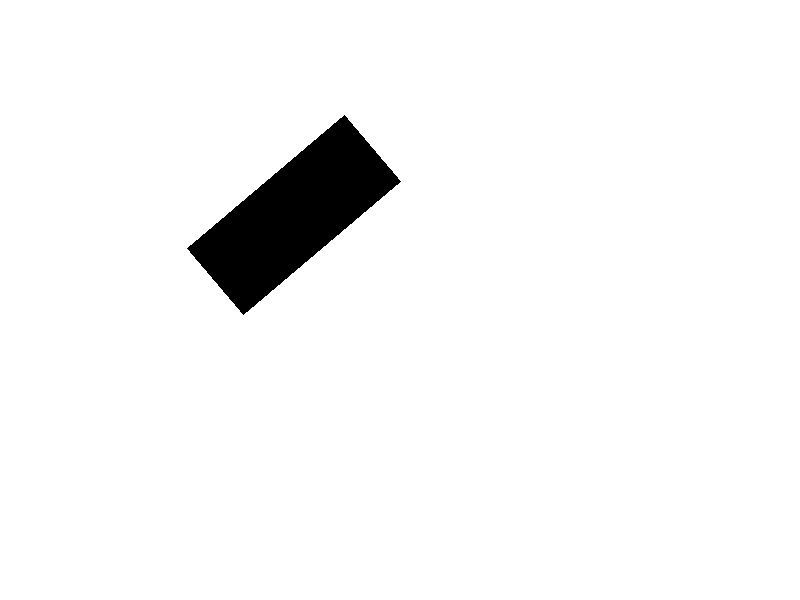
#> input picture PIA VISION/dataset/imagenes/figura_01.png, 800 x 600 px
$ python -i procesar_dataset.py   (imports and definitions only)
#> lines starting #> are read from the running program, lines starting #| are printed output that depends on the picture; after the words box and inside, x2 and y2 are one past the last pixel; in counts of white or black regions, pixels touching at a corner belong together
# =============================================================================
#  PIA - VISIÓN COMPUTACIONAL | Fases 2, 3 y 4
#  Script que CARGA las 20 imágenes generadas desde CAD, les aplica el
#  pipeline clásico (gris -> Canny -> contornos -> momentos) y compara
#  el resultado contra el 'ground_truth_cad.csv'.
#
#  Salidas:
#     resultados/resultados.csv    -> tabla comparativa CAD vs OpenCV
#     resultados/anotadas/*.png    -> imágenes con centroide y eje dibujados
#
#  Uso:
#     python procesar_dataset.py
# =============================================================================

import os
import csv
import math
import cv2
import numpy as np


# -----------------------------------------------------------------------------
# CONFIGURACIÓN
# -----------------------------------------------------------------------------
IMG_DIR    = "dataset_cad/imagenes"
CSV_CAD    = "dataset_cad/ground_truth_cad.csv"
OUT_DIR    = "resultados"
OUT_ANOT   = os.path.join(OUT_DIR, "anotadas")
OUT_CSV    = os.path.join(OUT_DIR, "resultados.csv")

# Mesa y escala (DEBEN coincidir con las del script de FreeCAD).
MESA_X_MM = 320.0
MESA_Y_MM = 180.0
IMG_W_PX  = 1600
IMG_H_PX  =  900
PX_POR_MM = IMG_W_PX / MESA_X_MM  # = 5 px/mm

# Ángulo de orientación "base" de cada perfil (teórico, sin rotar).
# OpenCV detectará angulo_aplicado + este base.
ANG_BASE = {
    "rectangulo":  0.0,
    "L":          45.0,
    "T":          90.0,
    "cruz":        0.0,  # degenerado, se excluye de comparación
}


# -----------------------------------------------------------------------------
# UTILIDADES GEOMÉTRICAS
# -----------------------------------------------------------------------------
# [16 lines left out: functions px_a_mm, diff_angulos, not called in this run]


# -----------------------------------------------------------------------------
# PIPELINE DE VISIÓN
# -----------------------------------------------------------------------------
def procesar_imagen(ruta_img):
    """
    Aplica el pipeline completo a UNA imagen y devuelve:
        cx_px, cy_px, angulo_deg, contorno (para visualizar)
    """
#> called with ruta_img = 'dataset/imagenes/figura_01.png'
    # 1) Cargar en escala de grises (fase 2 del PIA).
    img_gris = cv2.imread(ruta_img, cv2.IMREAD_GRAYSCALE)
#> img_gris: shape (600, 800); 96.2% white; 1 black region, box (x1, y1, x2, y2) and area: (187, 115, 401, 315) 18034
    if img_gris is None:
        raise FileNotFoundError(ruta_img)

    # 2) Detección de bordes con Canny. Umbrales 50/150 estándar para
    #    bordes de alto contraste como los nuestros (figura en gris
    #    sobre fondo blanco). Las imágenes CAD tienen sombreado suave
    #    así que un blur previo ayuda a que Canny no detecte ruido.
    img_blur = cv2.GaussianBlur(img_gris, (5, 5), 0)
    edges = cv2.Canny(img_blur, 50, 150)
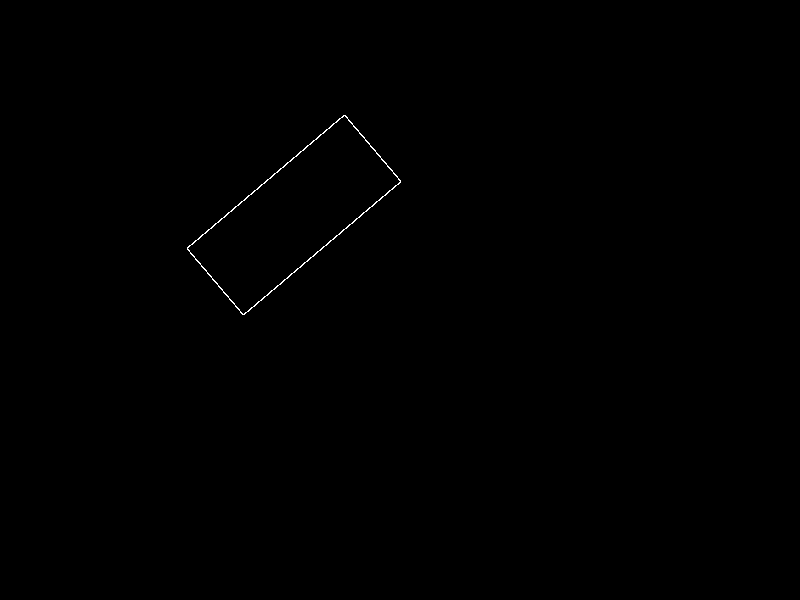
#> edges: shape (600, 800); 0.16% white in thin lines or dots, all inside (x1, y1, x2, y2) = (187, 115, 401, 315)

    # 3) Contornos externos (ignora los huecos internos).
    contours, _ = cv2.findContours(edges, cv2.RETR_EXTERNAL,
                                   cv2.CHAIN_APPROX_NONE)
#> contours = 1 contour; box (x1, y1, x2, y2) and area: (187, 115, 401, 315) 18186
    if not contours:
        raise RuntimeError(f"No se detectaron contornos en {ruta_img}")

    # Nos quedamos con el contorno de MAYOR área (la pieza principal).
    cnt = max(contours, key=cv2.contourArea)
#> cnt = contour of 450 points, box (x1, y1, x2, y2) (187, 115, 401, 315), area 18186

    # 4) Momentos espaciales del contorno.
    M = cv2.moments(cnt)
#> M = moments, m00 18186, centre m10/m00, m01/m00 = (293.5, 214.5)
    if M["m00"] == 0:
        raise RuntimeError(f"Contorno degenerado en {ruta_img}")

    # 5) Centroide (momentos M10/M00, M01/M00).
    cx_px = M["m10"] / M["m00"]
#> cx_px = 293.5
    cy_px = M["m01"] / M["m00"]
#> cy_px = 214.5

    # 6) Ángulo con momentos CENTRALES de segundo orden:
    #    θ = 0.5 * atan2(2·μ11, μ20 - μ02)
    mu20 = M["mu20"]
#> mu20 = 42701620.2
    mu02 = M["mu02"]
#> mu02 = 33937808.8
    mu11 = M["mu11"]
#> mu11 = -26264756.5
    angulo_rad = 0.5 * math.atan2(2.0 * mu11, mu20 - mu02)
#> angulo_rad = -0.703
    angulo_deg = math.degrees(angulo_rad)
#> angulo_deg = -40.26

    return cx_px, cy_px, angulo_deg, cnt


# -----------------------------------------------------------------------------
# DIBUJO DEL REPORTE VISUAL (fase 4)
# -----------------------------------------------------------------------------
# [128 lines left out: functions dibujar_resultado, main, not called in this run]


# [2 lines not run here, left out]

>>> result = procesar_imagen('dataset/imagenes/figura_01.png')
#> result = 4 items, first 4: 293.5, 214.5, -40.26, contour of 450 points, box (x1, y1, x2, y2) (187, 115, 401, 315), area 18186

$ run again, on PIA VISION/dataset/imagenes/figura_02.png
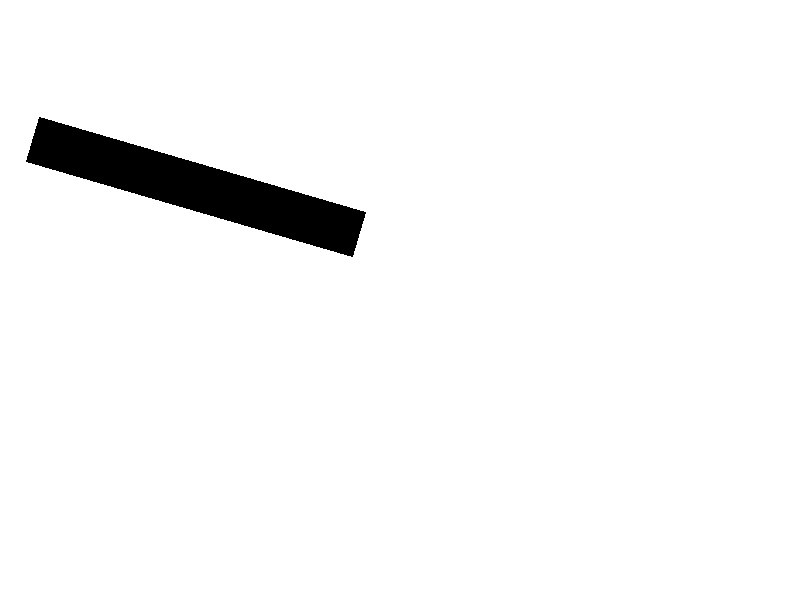
#> input picture PIA VISION/dataset/imagenes/figura_02.png, 800 x 600 px
#> img_gris: shape (600, 800); 96.7% white; 1 black region, box (x1, y1, x2, y2) and area: (26, 117, 366, 257) 15950
#> in procesar_imagen, `edges = cv2.Canny(img_blur, 50, 150)`:
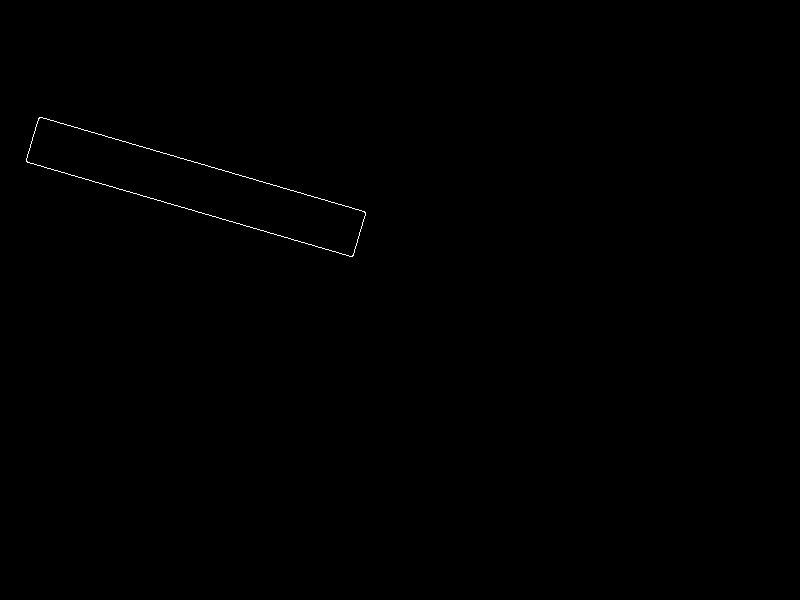
#> edges: shape (600, 800); 0.15% white in thin lines or dots, all inside (x1, y1, x2, y2) = (26, 117, 366, 257)
#> contours = 1 contour; box (x1, y1, x2, y2) and area: (26, 117, 366, 257) 15947
#> cnt = contour of 740 points, box (x1, y1, x2, y2) (26, 117, 366, 257), area 15947
#> M = moments, m00 15947, centre m10/m00, m01/m00 = (195.4, 186.4)
#> cx_px = 195.4
#> cy_px = 186.4
#> mu20 = 142209502.2
#> mu02 = 14742733.7
#> mu11 = 40589260.4
#> angulo_rad = 0.284
#> angulo_deg = 16.25
#> result = 4 items, first 4: 195.4, 186.4, 16.25, contour of 740 points, box (x1, y1, x2, y2) (26, 117, 366, 257), area 15947

$ run again, on PIA VISION/dataset/imagenes/figura_04.png
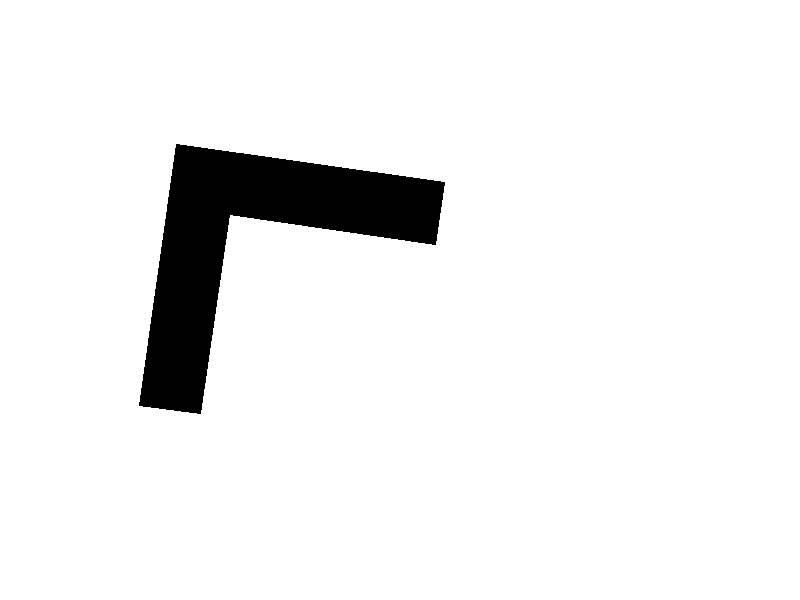
#> input picture PIA VISION/dataset/imagenes/figura_04.png, 800 x 600 px
#> img_gris: shape (600, 800); 93.8% white; 1 black region, box (x1, y1, x2, y2) and area: (139, 144, 445, 414) 29821
#> in procesar_imagen, `edges = cv2.Canny(img_blur, 50, 150)`:
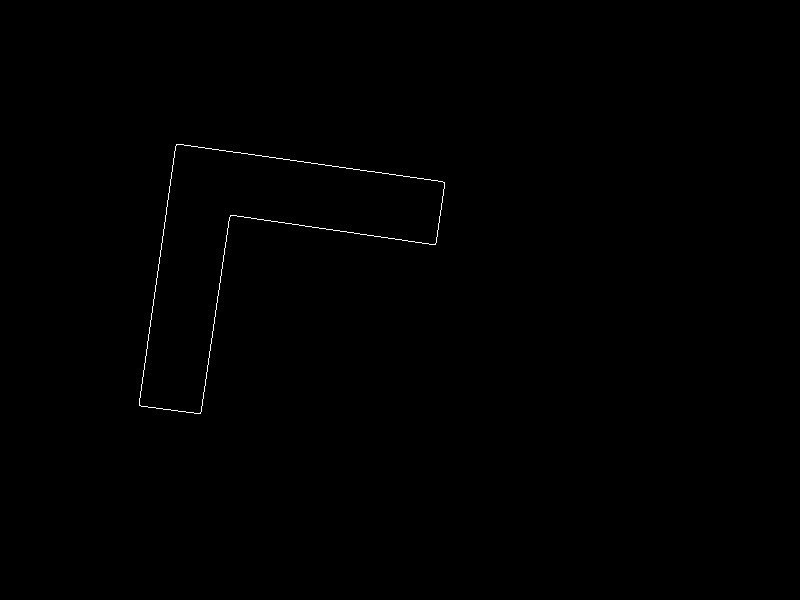
#> edges: shape (600, 800); 0.22% white in thin lines or dots, all inside (x1, y1, x2, y2) = (139, 144, 445, 414)
#> contours = 1 contour; box (x1, y1, x2, y2) and area: (139, 144, 445, 414) 29819
#> cnt = contour of 1054 points, box (x1, y1, x2, y2) (139, 144, 445, 414), area 29819
#> M = moments, m00 29819, centre m10/m00, m01/m00 = (254, 242.9)
#> cx_px = 254
#> cy_px = 242.9
#> mu20 = 217015723
#> mu02 = 147277849
#> mu11 = -94425090.7
#> angulo_rad = -0.609
#> angulo_deg = -34.87
#> result = 4 items, first 4: 254, 242.9, -34.87, contour of 1054 points, box (x1, y1, x2, y2) (139, 144, 445, 414), area 29819
